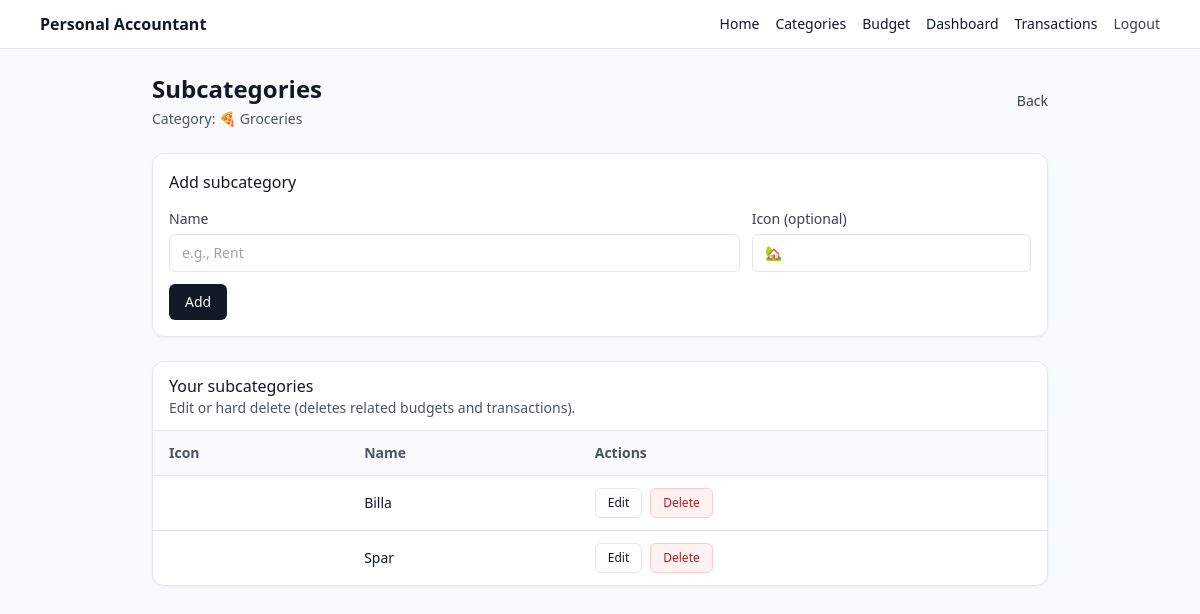
Page /categories/2/subcategories (signed in) on the earlier database version.
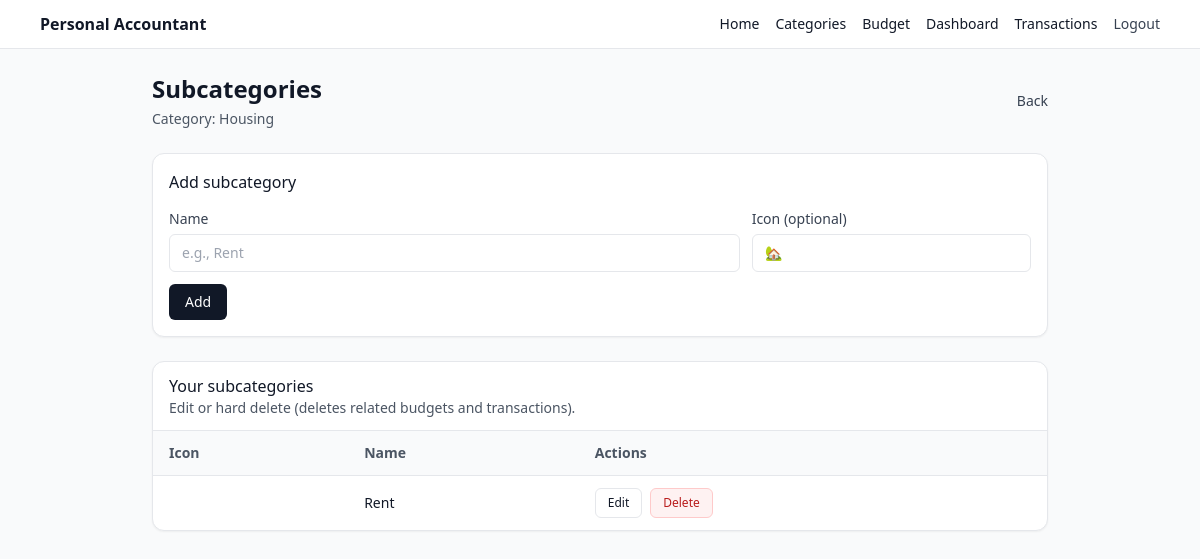
Same page on the later database version.
### app/models.py (models this page shows)
class Category(SQLModel, table=True):
    __table_args__ = (
        UniqueConstraint("user_id", "name", name="uq_category_user_name"),
    )
    id: int | None = Field(default=None, primary_key=True)
    user_id: int = Field(foreign_key="user.id", index=True)
    name: str
    icon: str | None = None  # emoji or icon key
    created_at: datetime = Field(default_factory=datetime.utcnow)

class Subcategory(SQLModel, table=True):
    __table_args__ = (
        UniqueConstraint("category_id", "name", name="uq_subcategory_category_name"),
    )
    id: int | None = Field(default=None, primary_key=True)
    user_id: int = Field(foreign_key="user.id", index=True)   # convenience + ownership
    category_id: int = Field(foreign_key="category.id", index=True)
    name: str
    icon: str | None = None
    created_at: datetime = Field(default_factory=datetime.utcnow)

### app/routes/categories.py (the view)
@router.get("/categories/{category_id}/subcategories", response_class=HTMLResponse)
def subcategories_page(
    request: Request,
    category_id: int,
    db: Session = Depends(get_session),
    uid: int | None = Depends(current_user_id),
):
    if not uid:
        return _redirect_login()
    cat = db.exec(select(Category).where(Category.id == category_id, Category.user_id == uid)).first()
    if not cat:
        return RedirectResponse(url="/categories", status_code=303)
    subs = _subcategories_for_category(db, uid, category_id)
    return templates.TemplateResponse(
        "subcategories.html",
        {"request": request, "title": "Subcategories", "user_id": uid, "category": cat, "subcategories": subs, "error": None},
    )

### templates/subcategories.html (shortened to what this page needs)
{% extends "_base.html" %}
{% block content %}
<div class="mx-auto max-w-4xl">
  <div class="flex items-center justify-between">
    <div>
      <h1 class="text-2xl font-semibold">Subcategories</h1>
      <p class="text-sm text-gray-600 mt-1">Category: <span class="font-medium">{{ category.icon or "" }} {{ category.name }}</span></p>
    </div>
    <a href="/categories" class="text-sm font-medium text-gray-700 hover:text-gray-900">Back</a>
  </div>
  <div class="mt-6 rounded-xl border bg-white p-4 shadow-sm">
    <h2 class="mb-3 font-medium">Add subcategory</h2>
    <form method="post" action="/categories/{{ category.id }}/subcategories" class="grid grid-cols-1 gap-3 md:grid-cols-3">
      <div class="md:col-span-2">
        <label class="text-sm text-gray-700">Name</label>
        <input name="name" class="mt-1 w-full rounded-md border px-3 py-2 text-sm" placeholder="e.g., Rent" required />
      </div>
      <div>
        <label class="text-sm text-gray-700">Icon (optional)</label>
        <input name="icon" class="mt-1 w-full rounded-md border px-3 py-2 text-sm" placeholder="🏡" />
      </div>
      <div class="md:col-span-3">
        <button class="rounded-md bg-gray-900 px-4 py-2 text-sm font-medium text-white hover:bg-gray-800">
          Add
        </button>
      </div>
    </form>
  </div>
  <div class="mt-6 rounded-xl border bg-white shadow-sm">
    <div class="border-b px-4 py-3">
      <h2 class="font-medium">Your subcategories</h2>
      <p class="text-sm text-gray-600">Edit or hard delete (deletes related budgets and transactions).</p>
    </div>
    {% if subcategories and subcategories|length > 0 %}
      <div class="overflow-x-auto">
        <table class="min-w-full text-left text-sm">
          <thead class="border-b bg-gray-50 text-gray-600">
            <tr>
              <th class="px-4 py-3">Icon</th>
              <th class="px-4 py-3">Name</th>
              <th class="px-4 py-3">Actions</th>
            </tr>
          </thead>
          <tbody class="divide-y">
            {% for s in subcategories %}
              <tr>
                <td class="px-4 py-3">{{ s.icon or "" }}</td>
                <td class="px-4 py-3">{{ s.name }}</td>
                <td class="px-4 py-3">
                  <div class="flex flex-wrap gap-2">
                    <a class="rounded-md border px-3 py-1.5 text-xs font-medium hover:bg-gray-50"
                       href="/categories/{{ category.id }}/subcategories/{{ s.id }}/edit">Edit</a>
                    <form method="post" action="/categories/{{ category.id }}/subcategories/{{ s.id }}/delete" class="inline"
                          onsubmit="return confirm('Hard delete subcategory? This will also delete budgets and transactions that use it.');">
                      <button class="rounded-md border border-red-200 bg-red-50 px-3 py-1.5 text-xs font-medium text-red-700 hover:bg-red-100">
                        Delete
                      </button>
                    </form>
                  </div>
                </td>
              </tr>
            {% endfor %}
          </tbody>
        </table>
      </div>
    {% else %}
      <div class="px-4 py-6 text-sm text-gray-600">No subcategories yet.</div>
    {% endif %}
  </div>
</div>
{% endblock %}

Differences in the rows shown:
no longer on this page (row edited): Subcategory: name "Billa"
removed Subcategory: name "Spar"
changed Category: name "Groceries" → "Housing"; icon "🍕" → (not shown)
added Subcategory: name "Rent"
